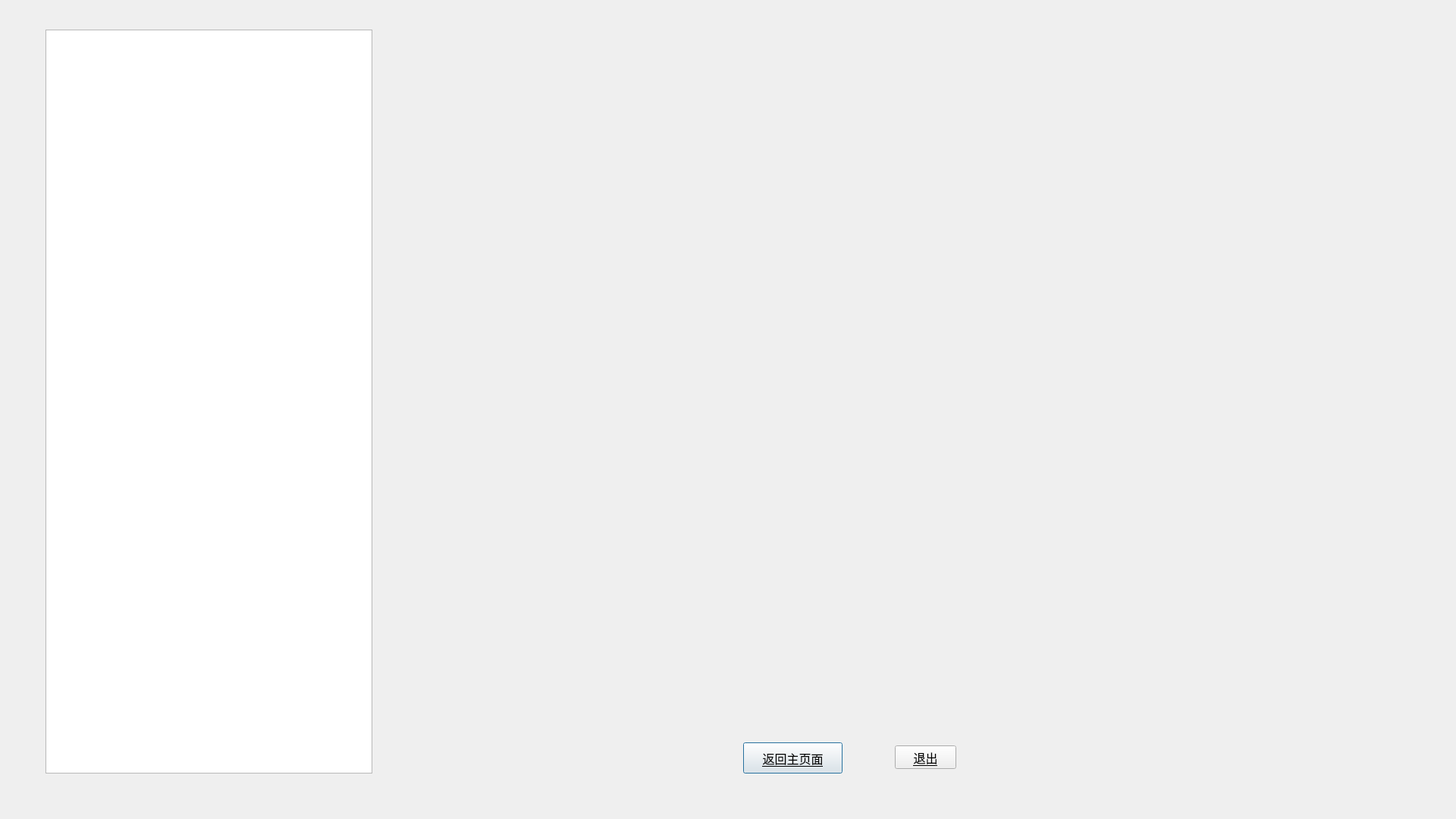
<?xml version="1.0" encoding="UTF-8"?>
<ui version="4.0">
 <class>translaterTask</class>
 <widget class="QDialog" name="translaterTask">
  <property name="geometry">
   <rect>
    <x>0</x>
    <y>0</y>
    <width>1920</width>
    <height>1080</height>
   </rect>
  </property>
  <property name="windowTitle">
   <string>Dialog</string>
  </property>
  <property name="styleSheet">
   <string notr="true">#frame{border-image: url(:/background/translatertask.png);
border-top-left-radius:15px;border-top-right-radius:15px;border-bottom-left-radius:15px;border-bottom-right-radius:15px;}</string>
  </property>
  <widget class="QFrame" name="frame">
   <property name="geometry">
    <rect>
     <x>0</x>
     <y>-1</y>
     <width>1921</width>
     <height>1081</height>
    </rect>
   </property>
   <property name="frameShape">
    <enum>QFrame::StyledPanel</enum>
   </property>
   <property name="frameShadow">
    <enum>QFrame::Raised</enum>
   </property>
   <widget class="QListWidget" name="listWidget">
    <property name="geometry">
     <rect>
      <x>60</x>
      <y>40</y>
      <width>431</width>
      <height>981</height>
     </rect>
    </property>
   </widget>
   <widget class="QStackedWidget" name="stackedWidget">
    <property name="geometry">
     <rect>
      <x>590</x>
      <y>50</y>
      <width>911</width>
      <height>901</height>
     </rect>
    </property>
   </widget>
   <widget class="QPushButton" name="Main">
    <property name="geometry">
     <rect>
      <x>980</x>
      <y>980</y>
      <width>131</width>
      <height>41</height>
     </rect>
    </property>
    <property name="font">
     <font>
      <family>等线</family>
      <pointsize>12</pointsize>
      <underline>true</underline>
     </font>
    </property>
    <property name="text">
     <string>返回主页面</string>
    </property>
   </widget>
   <widget class="QPushButton" name="pushButton">
    <property name="geometry">
     <rect>
      <x>1180</x>
      <y>984</y>
      <width>81</width>
      <height>31</height>
     </rect>
    </property>
    <property name="font">
     <font>
      <family>等线</family>
      <pointsize>12</pointsize>
      <underline>true</underline>
     </font>
    </property>
    <property name="text">
     <string>退出</string>
    </property>
   </widget>
  </widget>
 </widget>
 <resources/>
 <connections/>
</ui>
